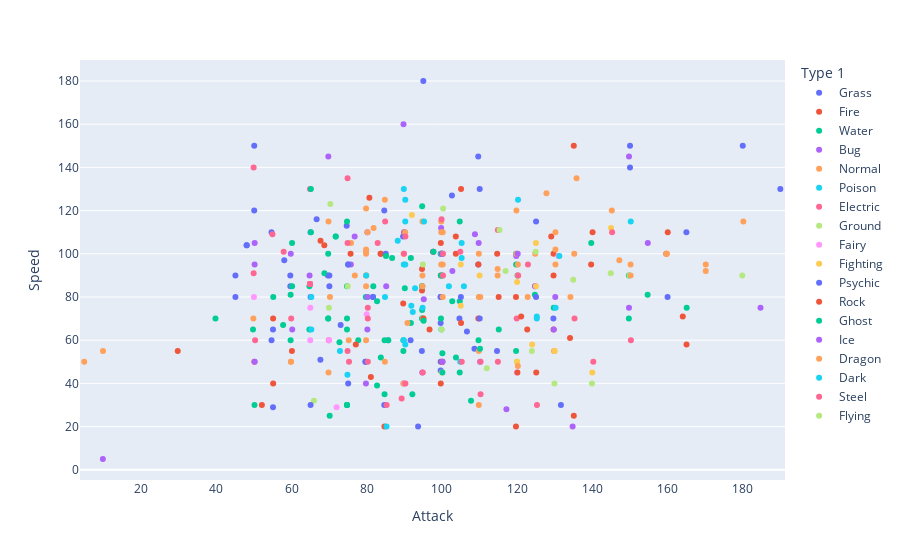

This figure's notebook cell:
### Code cell
px.strip(data_frame = df_pokemon[(c1) | (c2) | (c3) | (c4)], ## mas de 95 
         x          = "Attack",
         y         = "Speed",
         hover_data = ["Name"],
         color      = "Type 1")

### Figure 1 — Plotly figure (JSON) as saved in the notebook; plotly's stock layout.template omitted (floating-point values rounded to 4 significant figures)
{"data": [{"alignmentgroup": "True", "boxpoints": "all", "customdata": [["Venusaur"], ["VenusaurMega Venusaur"], ["Vileplume"], ["Victreebel"], ["Exeggutor"], ["Tangela"], ["Meganium"], ["Bellossom"], ["Jumpluff"], ["Sceptile"], ["SceptileMega Sceptile"], ["Shiftry"], ["Breloom"], ["Cacturne"], ["Tropius"], ["Torterra"], ["Roserade"], ["Cherrim"], ["Carnivine"], ["Abomasnow"], ["AbomasnowMega Abomasnow"], ["Tangrowth"], ["Leafeon"], ["ShayminLand Forme"], ["ShayminSky Forme"], ["Serperior"], ["Simisage"], ["Whimsicott"], ["Lilligant"], ["Maractus"], ["Amoonguss"], ["Ferrothorn"], ["Virizion"], ["Chesnaught"], ["Gogoat"]], "fillcolor": "rgba(255,255,255,0)", "hoveron": "points", "hovertemplate": "Type 1=Grass<br>Attack=%{x}<br>Speed=%{y}<br>Name=%{customdata[0]}<extra></extra>", "legendgroup": "Grass", "line": {"color": "rgba(255,255,255,0)"}, "marker": {"color": "#636efa"}, "name": "Grass", "offsetgroup": "Grass", "orientation": "v", "pointpos": 0, "showlegend": true, "type": "box", "x": [82, 100, 80, 105, 95, 55, 82, 80, 55, 85, 110, 100, 130, 115, 68, 109, 70, 60, 100, 92, 132, 100, 110, 100, 103, 75, 98, 67, 60, 86, 85, 94, 90, 107, 100], "x0": " ", "xaxis": "x", "y": [80, 80, 50, 70, 55, 60, 80, 50, 110, 120, 145, 80, 70, 55, 51, 56, 90, 85, 46, 60, 30, 50, 95, 100, 127, 113, 101, 116, 90, 60, 30, 20, 108, 64, 68], "y0": " ", "yaxis": "y"}, {"alignmentgroup": "True", "boxpoints": "all", "customdata": [["Charizard"], ["CharizardMega Charizard X"], ["CharizardMega Charizard Y"], ["Ninetales"], ["Arcanine"], ["Rapidash"], ["Magmar"], ["Flareon"], ["Moltres"], ["Typhlosion"], ["Entei"], ["Ho-oh"], ["Blaziken"], ["BlazikenMega Blaziken"], ["Camerupt"], ["CameruptMega Camerupt"], ["Torkoal"], ["Infernape"], ["Magmortar"], ["Heatran"], ["Emboar"], ["Simisear"], ["DarmanitanStandard Mode"], ["DarmanitanZen Mode"], ["Heatmor"], ["Delphox"], ["Talonflame"], ["Pyroar"], ["Volcanion"]], "fillcolor": "rgba(255,255,255,0)", "hoveron": "points", "hovertemplate": "Type 1=Fire<br>Attack=%{x}<br>Speed=%{y}<br>Name=%{customdata[0]}<extra></extra>", "legendgroup": "Fire", "line": {"color": "rgba(255,255,255,0)"}, "marker": {"color": "#EF553B"}, "name": "Fire", "offsetgroup": "Fire", "orientation": "v", "pointpos": 0, "showlegend": true, "type": "box", "x": [84, 130, 104, 76, 110, 100, 95, 130, 100, 84, 115, 130, 120, 160, 100, 120, 85, 104, 95, 90, 123, 98, 140, 30, 97, 69, 81, 68, 110], "x0": " ", "xaxis": "x", "y": [100, 100, 100, 100, 95, 105, 93, 65, 90, 100, 100, 90, 80, 100, 40, 20, 20, 108, 83, 77, 65, 101, 95, 55, 65, 104, 126, 106, 70], "y0": " ", "yaxis": "y"}, {"alignmentgroup": "True", "boxpoints": "all", "customdata": [["Blastoise"], ["BlastoiseMega Blastoise"], ["Golduck"], ["Poliwrath"], ["Tentacruel"], ["Slowbro"], ["SlowbroMega Slowbro"], ["Dewgong"], ["Cloyster"], ["Kingler"], ["Seadra"], ["Seaking"], ["Starmie"], ["Gyarados"], ["GyaradosMega Gyarados"], ["Lapras"], ["Vaporeon"], ["Feraligatr"], ["Lanturn"], ["Politoed"], ["Quagsire"], ["Slowking"], ["Qwilfish"], ["Octillery"], ["Mantine"], ["Kingdra"], ["Suicune"], ["Swampert"], ["SwampertMega Swampert"], ["Ludicolo"], ["Pelipper"], ["Sharpedo"], ["SharpedoMega Sharpedo"], ["Wailord"], ["Whiscash"], ["Crawdaunt"], ["Milotic"], ["Huntail"], ["Gorebyss"], ["Relicanth"], ["Kyogre"], ["KyogrePrimal Kyogre"], ["Empoleon"], ["Floatzel"], ["Gastrodon"], ["Lumineon"], ["Palkia"], ["Phione"], ["Manaphy"], ["Samurott"], ["Simipour"], ["Seismitoad"], ["Basculin"], ["Carracosta"], ["Swanna"], ["Jellicent"], ["Alomomola"], ["KeldeoOrdinary Forme"], ["KeldeoResolute Forme"], ["Greninja"], ["Clawitzer"]], "fillcolor": "rgba(255,255,255,0)", "hoveron": "points", "hovertemplate": "Type 1=Water<br>Attack=%{x}<br>Speed=%{y}<br>Name=%{customdata[0]}<extra></extra>", "legendgroup": "Water", "line": {"color": "rgba(255,255,255,0)"}, "marker": {"color": "#00cc96"}, "name": "Water", "offsetgroup": "Water", "orientation": "v", "pointpos": 0, "showlegend": true, "type": "box", "x": [83, 103, 82, 95, 70, 75, 75, 70, 95, 130, 65, 92, 75, 125, 155, 85, 65, 105, 58, 75, 85, 75, 95, 105, 40, 95, 75, 110, 150, 70, 50, 120, 140, 90, 78, 120, 60, 104, 84, 90, 100, 150, 86, 105, 83, 69, 120, 80, 100, 100, 98, 95, 92, 108, 87, 60, 75, 72, 72, 95, 73], "x0": " ", "xaxis": "x", "y": [78, 78, 85, 70, 100, 30, 30, 70, 70, 75, 85, 68, 115, 81, 81, 60, 65, 78, 67, 70, 35, 30, 85, 45, 70, 85, 85, 60, 70, 70, 65, 95, 105, 60, 60, 55, 81, 52, 52, 55, 90, 90, 60, 115, 39, 91, 100, 80, 100, 70, 101, 74, 98, 32, 98, 60, 65, 108, 108, 122, 59], "y0": " ", "yaxis": "y"}, {"alignmentgroup": "True", "boxpoints": "all", "customdata": [["BeedrillMega Beedrill"], ["Venomoth"], ["Scyther"], ["Pinsir"], ["PinsirMega Pinsir"], ["Forretress"], ["Scizor"], ["ScizorMega Scizor"], ["Shuckle"], ["Heracross"], ["HeracrossMega Heracross"], ["Ninjask"], ["Vespiquen"], ["Yanmega"], ["Leavanny"], ["Scolipede"], ["Crustle"], ["Escavalier"], ["Galvantula"], ["Accelgor"], ["Durant"], ["Volcarona"], ["Genesect"]], "fillcolor": "rgba(255,255,255,0)", "hoveron": "points", "hovertemplate": "Type 1=Bug<br>Attack=%{x}<br>Speed=%{y}<br>Name=%{customdata[0]}<extra></extra>", "legendgroup": "Bug", "line": {"color": "rgba(255,255,255,0)"}, "marker": {"color": "#ab63fa"}, "name": "Bug", "offsetgroup": "Bug", "orientation": "v", "pointpos": 0, "showlegend": true, "type": "box", "x": [150, 65, 110, 125, 155, 90, 130, 150, 10, 125, 185, 90, 80, 76, 103, 100, 95, 135, 77, 70, 109, 60, 120], "x0": " ", "xaxis": "x", "y": [145, 90, 105, 85, 105, 40, 65, 75, 5, 85, 75, 160, 40, 95, 92, 112, 45, 20, 108, 145, 109, 100, 99], "y0": " ", "yaxis": "y"}, {"alignmentgroup": "True", "boxpoints": "all", "customdata": [["Pidgeot"], ["PidgeotMega Pidgeot"], ["Fearow"], ["Wigglytuff"], ["Persian"], ["Dodrio"], ["Chansey"], ["Kangaskhan"], ["KangaskhanMega Kangaskhan"], ["Tauros"], ["Snorlax"], ["Noctowl"], ["Girafarig"], ["Ursaring"], ["Porygon2"], ["Stantler"], ["Miltank"], ["Blissey"], ["Swellow"], ["Vigoroth"], ["Slaking"], ["Exploud"], ["Zangoose"], ["Kecleon"], ["Staraptor"], ["Ambipom"], ["Lopunny"], ["LopunnyMega Lopunny"], ["Purugly"], ["Lickilicky"], ["Porygon-Z"], ["Regigigas"], ["Arceus"], ["Stoutland"], ["Unfezant"], ["Audino"], ["AudinoMega Audino"], ["Cinccino"], ["Sawsbuck"], ["Bouffalant"], ["Braviary"], ["MeloettaAria Forme"], ["MeloettaPirouette Forme"], ["Furfrou"]], "fillcolor": "rgba(255,255,255,0)", "hoveron": "points", "hovertemplate": "Type 1=Normal<br>Attack=%{x}<br>Speed=%{y}<br>Name=%{customdata[0]}<extra></extra>", "legendgroup": "Normal", "line": {"color": "rgba(255,255,255,0)"}, "marker": {"color": "#FFA15A"}, "name": "Normal", "offsetgroup": "Normal", "orientation": "v", "pointpos": 0, "showlegend": true, "type": "box", "x": [80, 80, 90, 70, 70, 110, 5, 95, 125, 100, 110, 50, 80, 130, 80, 95, 80, 10, 85, 80, 160, 91, 115, 90, 120, 100, 76, 136, 82, 85, 80, 160, 120, 110, 115, 60, 60, 95, 100, 110, 123, 77, 128, 80], "x0": " ", "xaxis": "x", "y": [101, 121, 100, 45, 115, 100, 50, 90, 100, 110, 30, 70, 85, 55, 60, 85, 100, 55, 125, 90, 100, 68, 90, 40, 100, 115, 105, 135, 112, 50, 90, 100, 120, 80, 93, 50, 50, 115, 95, 55, 80, 90, 128, 102], "y0": " ", "yaxis": "y"}, {"alignmentgroup": "True", "boxpoints": "all", "customdata": [["Arbok"], ["Nidoqueen"], ["Nidoking"], ["Golbat"], ["Muk"], ["Weezing"], ["Crobat"], ["Swalot"], ["Seviper"], ["Skuntank"], ["Drapion"], ["Toxicroak"], ["Garbodor"], ["Dragalge"]], "fillcolor": "rgba(255,255,255,0)", "hoveron": "points", "hovertemplate": "Type 1=Poison<br>Attack=%{x}<br>Speed=%{y}<br>Name=%{customdata[0]}<extra></extra>", "legendgroup": "Poison", "line": {"color": "rgba(255,255,255,0)"}, "marker": {"color": "#19d3f3"}, "name": "Poison", "offsetgroup": "Poison", "orientation": "v", "pointpos": 0, "showlegend": true, "type": "box", "x": [85, 92, 102, 80, 105, 90, 90, 73, 100, 93, 90, 106, 95, 75], "x0": " ", "xaxis": "x", "y": [80, 76, 85, 90, 50, 60, 130, 55, 65, 84, 95, 85, 75, 44], "y0": " ", "yaxis": "y"}, {"alignmentgroup": "True", "boxpoints": "all", "customdata": [["Raichu"], ["Magneton"], ["Electrode"], ["Electabuzz"], ["Jolteon"], ["Zapdos"], ["Ampharos"], ["AmpharosMega Ampharos"], ["Raikou"], ["Manectric"], ["ManectricMega Manectric"], ["Luxray"], ["Magnezone"], ["Electivire"], ["Rotom"], ["RotomHeat Rotom"], ["RotomWash Rotom"], ["RotomFrost Rotom"], ["RotomFan Rotom"], ["RotomMow Rotom"], ["Zebstrika"], ["Eelektross"], ["ThundurusIncarnate Forme"], ["ThundurusTherian Forme"], ["Heliolisk"], ["Dedenne"]], "fillcolor": "rgba(255,255,255,0)", "hoveron": "points", "hovertemplate": "Type 1=Electric<br>Attack=%{x}<br>Speed=%{y}<br>Name=%{customdata[0]}<extra></extra>", "legendgroup": "Electric", "line": {"color": "rgba(255,255,255,0)"}, "marker": {"color": "#FF6692"}, "name": "Electric", "offsetgroup": "Electric", "orientation": "v", "pointpos": 0, "showlegend": true, "type": "box", "x": [90, 60, 50, 83, 65, 90, 75, 95, 85, 75, 75, 120, 70, 123, 50, 65, 65, 65, 65, 65, 100, 115, 115, 105, 55, 58], "x0": " ", "xaxis": "x", "y": [110, 70, 140, 105, 130, 100, 55, 45, 115, 105, 135, 70, 60, 95, 91, 86, 86, 86, 86, 86, 116, 50, 111, 101, 109, 101], "y0": " ", "yaxis": "y"}, {"alignmentgroup": "True", "boxpoints": "all", "customdata": [["Sandslash"], ["Rhydon"], ["Gligar"], ["Donphan"], ["Flygon"], ["Claydol"], ["Groudon"], ["GroudonPrimal Groudon"], ["Hippowdon"], ["Rhyperior"], ["Gliscor"], ["Excadrill"], ["Krookodile"], ["Stunfisk"], ["Golurk"], ["LandorusIncarnate Forme"], ["LandorusTherian Forme"]], "fillcolor": "rgba(255,255,255,0)", "hoveron": "points", "hovertemplate": "Type 1=Ground<br>Attack=%{x}<br>Speed=%{y}<br>Name=%{customdata[0]}<extra></extra>", "legendgroup": "Ground", "line": {"color": "rgba(255,255,255,0)"}, "marker": {"color": "#B6E880"}, "name": "Ground", "offsetgroup": "Ground", "orientation": "v", "pointpos": 0, "showlegend": true, "type": "box", "x": [100, 130, 75, 120, 100, 70, 150, 180, 112, 140, 95, 135, 117, 66, 124, 125, 145], "x0": " ", "xaxis": "x", "y": [65, 40, 85, 50, 100, 75, 90, 90, 47, 40, 95, 88, 92, 32, 55, 101, 91], "y0": " ", "yaxis": "y"}, {"alignmentgroup": "True", "boxpoints": "all", "customdata": [["Clefable"], ["Granbull"], ["Togekiss"], ["Florges"], ["Aromatisse"], ["Slurpuff"], ["Sylveon"], ["Xerneas"]], "fillcolor": "rgba(255,255,255,0)", "hoveron": "points", "hovertemplate": "Type 1=Fairy<br>Attack=%{x}<br>Speed=%{y}<br>Name=%{customdata[0]}<extra></extra>", "legendgroup": "Fairy", "line": {"color": "rgba(255,255,255,0)"}, "marker": {"color": "#FF97FF"}, "name": "Fairy", "offsetgroup": "Fairy", "orientation": "v", "pointpos": 0, "showlegend": true, "type": "box", "x": [70, 120, 50, 65, 72, 80, 65, 131], "x0": " ", "xaxis": "x", "y": [60, 45, 80, 75, 29, 72, 60, 99], "y0": " ", "yaxis": "y"}, {"alignmentgroup": "True", "boxpoints": "all", "customdata": [["Primeape"], ["Machamp"], ["Hitmonlee"], ["Hitmonchan"], ["Hitmontop"], ["Hariyama"], ["MedichamMega Medicham"], ["Lucario"], ["LucarioMega Lucario"], ["Conkeldurr"], ["Throh"], ["Sawk"], ["Mienshao"], ["Pangoro"], ["Hawlucha"]], "fillcolor": "rgba(255,255,255,0)", "hoveron": "points", "hovertemplate": "Type 1=Fighting<br>Attack=%{x}<br>Speed=%{y}<br>Name=%{customdata[0]}<extra></extra>", "legendgroup": "Fighting", "line": {"color": "rgba(255,255,255,0)"}, "marker": {"color": "#FECB52"}, "name": "Fighting", "offsetgroup": "Fighting", "orientation": "v", "pointpos": 0, "showlegend": true, "type": "box", "x": [105, 130, 120, 105, 95, 120, 100, 110, 145, 140, 100, 125, 125, 124, 92], "x0": " ", "xaxis": "x", "y": [95, 55, 87, 76, 70, 50, 100, 90, 112, 45, 45, 85, 105, 58, 118], "y0": " ", "yaxis": "y"}, {"alignmentgroup": "True", "boxpoints": "all", "customdata": [["Alakazam"], ["AlakazamMega Alakazam"], ["Hypno"], ["Mr. Mime"], ["Mewtwo"], ["MewtwoMega Mewtwo X"], ["MewtwoMega Mewtwo Y"], ["Mew"], ["Xatu"], ["Espeon"], ["Lugia"], ["Celebi"], ["Gardevoir"], ["GardevoirMega Gardevoir"], ["Grumpig"], ["DeoxysNormal Forme"], ["DeoxysAttack Forme"], ["DeoxysDefense Forme"], ["DeoxysSpeed Forme"], ["Gallade"], ["GalladeMega Gallade"], ["Uxie"], ["Mesprit"], ["Azelf"], ["Cresselia"], ["Victini"], ["Musharna"], ["Sigilyph"], ["Gothitelle"], ["Reuniclus"], ["Beheeyem"], ["MeowsticMale"], ["MeowsticFemale"], ["HoopaHoopa Confined"], ["HoopaHoopa Unbound"]], "fillcolor": "rgba(255,255,255,0)", "hoveron": "points", "hovertemplate": "Type 1=Psychic<br>Attack=%{x}<br>Speed=%{y}<br>Name=%{customdata[0]}<extra></extra>", "legendgroup": "Psychic", "line": {"color": "rgba(255,255,255,0)"}, "marker": {"color": "#636efa"}, "name": "Psychic", "offsetgroup": "Psychic", "orientation": "v", "pointpos": 0, "showlegend": true, "type": "box", "x": [50, 50, 73, 45, 110, 190, 150, 100, 75, 65, 90, 100, 65, 85, 45, 150, 180, 70, 95, 125, 165, 75, 105, 125, 70, 100, 55, 58, 55, 65, 75, 48, 48, 110, 160], "x0": " ", "xaxis": "x", "y": [120, 150, 67, 90, 130, 130, 140, 100, 95, 110, 110, 100, 80, 100, 80, 150, 150, 90, 180, 80, 110, 95, 80, 115, 85, 100, 29, 97, 65, 30, 40, 104, 104, 70, 80], "y0": " ", "yaxis": "y"}, {"alignmentgroup": "True", "boxpoints": "all", "customdata": [["Golem"], ["Omastar"], ["Kabutops"], ["Aerodactyl"], ["AerodactylMega Aerodactyl"], ["Tyranitar"], ["TyranitarMega Tyranitar"], ["Lunatone"], ["Solrock"], ["Cradily"], ["Armaldo"], ["Regirock"], ["Rampardos"], ["Bastiodon"], ["Probopass"], ["Gigalith"], ["Archeops"], ["Terrakion"], ["Barbaracle"], ["Tyrantrum"], ["Aurorus"], ["Carbink"], ["Diancie"], ["DiancieMega Diancie"]], "fillcolor": "rgba(255,255,255,0)", "hoveron": "points", "hovertemplate": "Type 1=Rock<br>Attack=%{x}<br>Speed=%{y}<br>Name=%{customdata[0]}<extra></extra>", "legendgroup": "Rock", "line": {"color": "rgba(255,255,255,0)"}, "marker": {"color": "#EF553B"}, "name": "Rock", "offsetgroup": "Rock", "orientation": "v", "pointpos": 0, "showlegend": true, "type": "box", "x": [120, 60, 115, 105, 135, 134, 164, 55, 95, 81, 125, 100, 165, 52, 55, 135, 140, 129, 105, 121, 77, 50, 100, 160], "x0": " ", "xaxis": "x", "y": [45, 55, 80, 130, 150, 61, 71, 70, 70, 43, 45, 50, 58, 30, 40, 25, 110, 108, 68, 71, 58, 50, 50, 110], "y0": " ", "yaxis": "y"}, {"alignmentgroup": "True", "boxpoints": "all", "customdata": [["Gengar"], ["GengarMega Gengar"], ["Misdreavus"], ["Banette"], ["BanetteMega Banette"], ["Dusclops"], ["Drifblim"], ["Mismagius"], ["Spiritomb"], ["Dusknoir"], ["GiratinaAltered Forme"], ["GiratinaOrigin Forme"], ["Cofagrigus"], ["Chandelure"], ["Trevenant"], ["GourgeistAverage Size"], ["GourgeistSmall Size"], ["GourgeistLarge Size"], ["GourgeistSuper Size"]], "fillcolor": "rgba(255,255,255,0)", "hoveron": "points", "hovertemplate": "Type 1=Ghost<br>Attack=%{x}<br>Speed=%{y}<br>Name=%{customdata[0]}<extra></extra>", "legendgroup": "Ghost", "line": {"color": "rgba(255,255,255,0)"}, "marker": {"color": "#00cc96"}, "name": "Ghost", "offsetgroup": "Ghost", "orientation": "v", "pointpos": 0, "showlegend": true, "type": "box", "x": [65, 65, 60, 115, 165, 70, 80, 60, 92, 100, 100, 120, 50, 55, 110, 90, 85, 95, 100], "x0": " ", "xaxis": "x", "y": [110, 130, 85, 65, 75, 25, 80, 105, 35, 45, 90, 90, 30, 80, 56, 84, 99, 69, 54], "y0": " ", "yaxis": "y"}, {"alignmentgroup": "True", "boxpoints": "all", "customdata": [["Jynx"], ["Articuno"], ["Piloswine"], ["Glalie"], ["GlalieMega Glalie"], ["Walrein"], ["Regice"], ["Glaceon"], ["Mamoswine"], ["Froslass"], ["Vanilluxe"], ["Beartic"], ["Cryogonal"], ["Avalugg"]], "fillcolor": "rgba(255,255,255,0)", "hoveron": "points", "hovertemplate": "Type 1=Ice<br>Attack=%{x}<br>Speed=%{y}<br>Name=%{customdata[0]}<extra></extra>", "legendgroup": "Ice", "line": {"color": "rgba(255,255,255,0)"}, "marker": {"color": "#ab63fa"}, "name": "Ice", "offsetgroup": "Ice", "orientation": "v", "pointpos": 0, "showlegend": true, "type": "box", "x": [50, 85, 100, 80, 120, 80, 50, 60, 130, 80, 95, 110, 50, 117], "x0": " ", "xaxis": "x", "y": [95, 85, 50, 80, 100, 65, 50, 65, 80, 110, 79, 50, 105, 28], "y0": " ", "yaxis": "y"}, {"alignmentgroup": "True", "boxpoints": "all", "customdata": [["Dragonite"], ["Altaria"], ["AltariaMega Altaria"], ["Salamence"], ["SalamenceMega Salamence"], ["Latias"], ["LatiasMega Latias"], ["Latios"], ["LatiosMega Latios"], ["Rayquaza"], ["RayquazaMega Rayquaza"], ["Garchomp"], ["GarchompMega Garchomp"], ["Haxorus"], ["Druddigon"], ["Reshiram"], ["Zekrom"], ["Kyurem"], ["KyuremBlack Kyurem"], ["KyuremWhite Kyurem"], ["Sliggoo"], ["Goodra"], ["Zygarde50% Forme"]], "fillcolor": "rgba(255,255,255,0)", "hoveron": "points", "hovertemplate": "Type 1=Dragon<br>Attack=%{x}<br>Speed=%{y}<br>Name=%{customdata[0]}<extra></extra>", "legendgroup": "Dragon", "line": {"color": "rgba(255,255,255,0)"}, "marker": {"color": "#FFA15A"}, "name": "Dragon", "offsetgroup": "Dragon", "orientation": "v", "pointpos": 0, "showlegend": true, "type": "box", "x": [134, 70, 110, 135, 145, 80, 100, 90, 130, 150, 180, 130, 170, 147, 120, 120, 150, 130, 170, 120, 75, 100, 100], "x0": " ", "xaxis": "x", "y": [80, 80, 80, 100, 120, 110, 110, 110, 110, 95, 115, 102, 92, 97, 48, 90, 90, 95, 95, 95, 60, 80, 95], "y0": " ", "yaxis": "y"}, {"alignmentgroup": "True", "boxpoints": "all", "customdata": [["Umbreon"], ["Sneasel"], ["Houndoom"], ["HoundoomMega Houndoom"], ["SableyeMega Sableye"], ["Absol"], ["AbsolMega Absol"], ["Honchkrow"], ["Weavile"], ["Darkrai"], ["Liepard"], ["Scrafty"], ["Zoroark"], ["Bisharp"], ["Mandibuzz"], ["Hydreigon"], ["Malamar"], ["Yveltal"]], "fillcolor": "rgba(255,255,255,0)", "hoveron": "points", "hovertemplate": "Type 1=Dark<br>Attack=%{x}<br>Speed=%{y}<br>Name=%{customdata[0]}<extra></extra>", "legendgroup": "Dark", "line": {"color": "rgba(255,255,255,0)"}, "marker": {"color": "#19d3f3"}, "name": "Dark", "offsetgroup": "Dark", "orientation": "v", "pointpos": 0, "showlegend": true, "type": "box", "x": [65, 95, 90, 90, 85, 130, 150, 125, 120, 90, 88, 90, 105, 125, 65, 105, 92, 131], "x0": " ", "xaxis": "x", "y": [65, 115, 95, 115, 20, 75, 115, 71, 125, 125, 106, 58, 105, 70, 80, 98, 73, 99], "y0": " ", "yaxis": "y"}, {"alignmentgroup": "True", "boxpoints": "all", "customdata": [["Steelix"], ["SteelixMega Steelix"], ["Skarmory"], ["MawileMega Mawile"], ["Lairon"], ["Aggron"], ["AggronMega Aggron"], ["Metagross"], ["MetagrossMega Metagross"], ["Registeel"], ["Jirachi"], ["Bronzong"], ["Dialga"], ["Klang"], ["Klinklang"], ["Cobalion"], ["Doublade"], ["AegislashBlade Forme"], ["AegislashShield Forme"], ["Klefki"]], "fillcolor": "rgba(255,255,255,0)", "hoveron": "points", "hovertemplate": "Type 1=Steel<br>Attack=%{x}<br>Speed=%{y}<br>Name=%{customdata[0]}<extra></extra>", "legendgroup": "Steel", "line": {"color": "rgba(255,255,255,0)"}, "marker": {"color": "#FF6692"}, "name": "Steel", "offsetgroup": "Steel", "orientation": "v", "pointpos": 0, "showlegend": true, "type": "box", "x": [85, 125, 80, 105, 90, 110, 140, 135, 145, 75, 100, 89, 120, 80, 100, 90, 110, 150, 50, 80], "x0": " ", "xaxis": "x", "y": [30, 30, 70, 50, 40, 50, 50, 70, 110, 50, 100, 33, 90, 50, 90, 108, 35, 60, 60, 75], "y0": " ", "yaxis": "y"}, {"alignmentgroup": "True", "boxpoints": "all", "customdata": [["TornadusIncarnate Forme"], ["TornadusTherian Forme"], ["Noivern"]], "fillcolor": "rgba(255,255,255,0)", "hoveron": "points", "hovertemplate": "Type 1=Flying<br>Attack=%{x}<br>Speed=%{y}<br>Name=%{customdata[0]}<extra></extra>", "legendgroup": "Flying", "line": {"color": "rgba(255,255,255,0)"}, "marker": {"color": "#B6E880"}, "name": "Flying", "offsetgroup": "Flying", "orientation": "v", "pointpos": 0, "showlegend": true, "type": "box", "x": [115, 100, 70], "x0": " ", "xaxis": "x", "y": [111, 121, 123], "y0": " ", "yaxis": "y"}], "layout": {"boxmode": "group", "legend": {"title": {"text": "Type 1"}, "tracegroupgap": 0}, "margin": {"t": 60}, "xaxis": {"anchor": "y", "domain": [0, 1], "title": {"text": "Attack"}}, "yaxis": {"anchor": "x", "domain": [0, 1], "title": {"text": "Speed"}}}}
